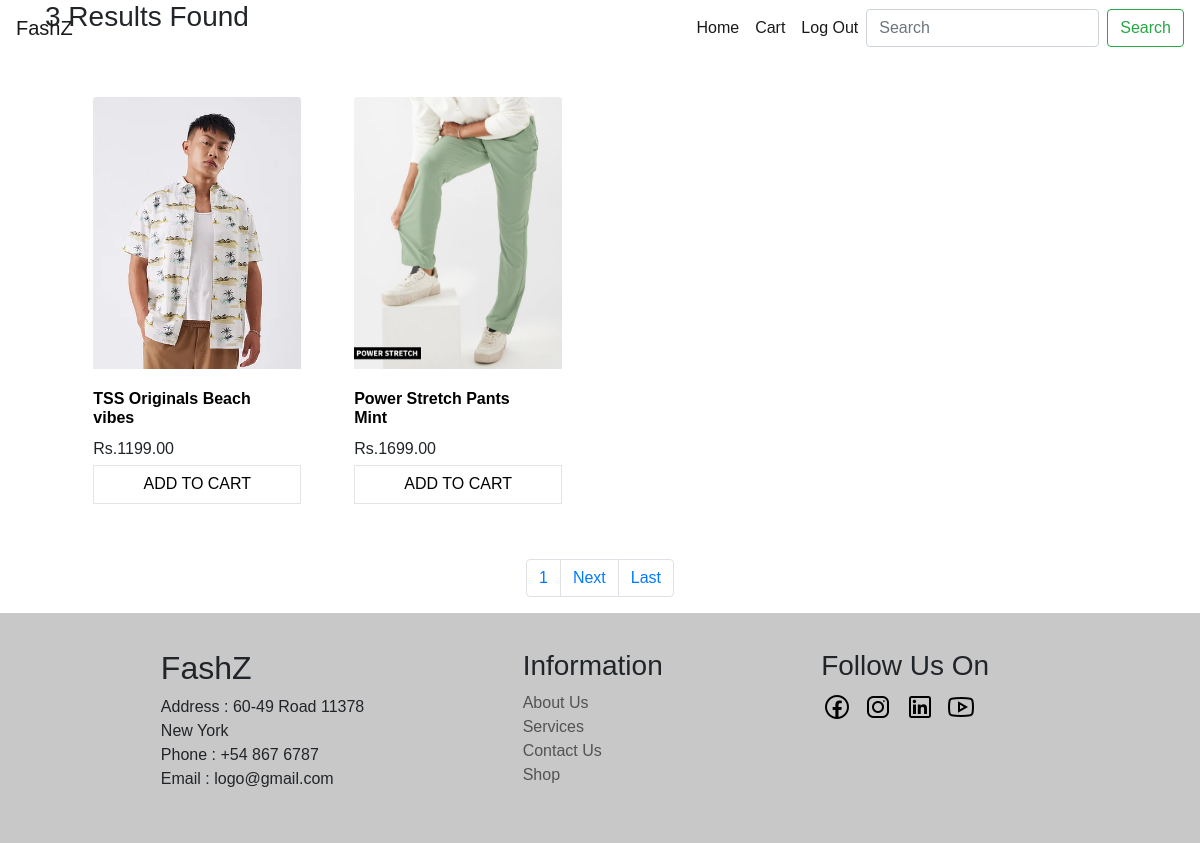
The page /catfilter/1/ (signed in) on the database its author committed.
### app1/models.py (models this page shows, shortened)
class product(models.Model):
    product_name = models.CharField(max_length=50)
    product_desc = models.CharField(max_length=200)
    product_img = models.ImageField(upload_to='image/proimg')
    product_price = models.DecimalField(max_digits=6,decimal_places=2)
    cate = models.ForeignKey(Category,on_delete=models.CASCADE,null=True,blank=True)

### app1/views.py (the view)
# urls.py: path('catfilter/<int:uid>/',views.catfilter,name='catfilter'),
def catfilter(request,uid):
    cat = Category.objects.get(id=uid)
    pro = product.objects.filter(cate=cat)
    p = Paginator(pro,2)
    page = request.GET.get('page')
    pa = p.get_page(page)
    c = pro.count()
    return render(request,'allProducts.html',{"k":pa,"c":c})

### templates/allProducts.html (shortened to what this page needs)
{% extends 'home.html' %}
{% load static %}
{% block body_block %}
<div class="container">
<div class="row">
    <div class="col">
        <h3>{{c}} Results Found</h3>
        <div class="row proRow">
            {% for i in k %}
            <div class="col-lg-3">
                <div class="card" id="crd1" style="width: 13rem;">
                    <div class="s"><img src="{{ i.product_img.url }}" class="card-img-top" class="crdimg" alt="..."></div>
                    <div class="card-body">
                      <h5 class="card-title">
                        <b><a href="{% url 'pro_view' i.id %}">{{i.product_name}}</a></b></h5>
                      <h5 class="card-title">Rs.{{i.product_price}}</h5>
                    </div>
                    <a href="{% url 'addcart' i.id %}" class="addbtn"><span>ADD TO CART</span></a>
                </div>
            </div>
            {% endfor %}
        </div>
        <div class="row justify-content-center">
            <nav aria-label="Page navigation example">
                <ul class="pagination">
                    <li class="page-item"><a class="page-link" href="#">1</a></li>
                    {% if k.has_next %}
                    <li class="page-item"><a class="page-link" href="?page={{k.next_page_number}}">Next</a></li>
                    <li class="page-item"><a class="page-link" href="">Last</a></li>
                    {% endif %}
                </ul>
            </nav>
        </div>
    </div>
</div>
</div>
{% endblock %}

### static/css/ecom_styles.css (style rules this page uses)
* { margin: 0; padding:0; box-sizing: border-box; }
body { font-family: 'Poppins', sans-serif; overflow-x: hidden; }
.addbtn { border: 1px solid rgba(228,228,228,255); width: 100%; text-align: center; color: black; padding: 3% 0%; overflow: hidden; position: relative; background: white; transition: 0.3s ease-in-out; transform-origin: left; }
.addbtn span { position: relative; z-index: 1; }
.addbtn::before { content: ""; position: absolute; width: 0; height: 100%; position: absolute; left: auto; top: 0; right: 0; transition: all 0.5s ease; background-color: black; }
#crd1 { border: none; }
.s { overflow: hidden; height: 17rem; }
#crd1 img { transition: 2s; }
#crd1 h5 { font-size: 16px; }
.card-body { height: 6rem; padding-left: 0%; }
.card-body a { text-decoration: none; color: black; }
.proRow { margin: 0% 3%; padding: 5% 0%; }

### rows shown on the page
product: product_img (picture), product_name "TSS Originals Beach vibes", product_price "1199.00"
product: product_img (picture), product_name "Power Stretch Pants Mint", product_price "1699.00"

### other values the page prints
{{ c }} "3"
